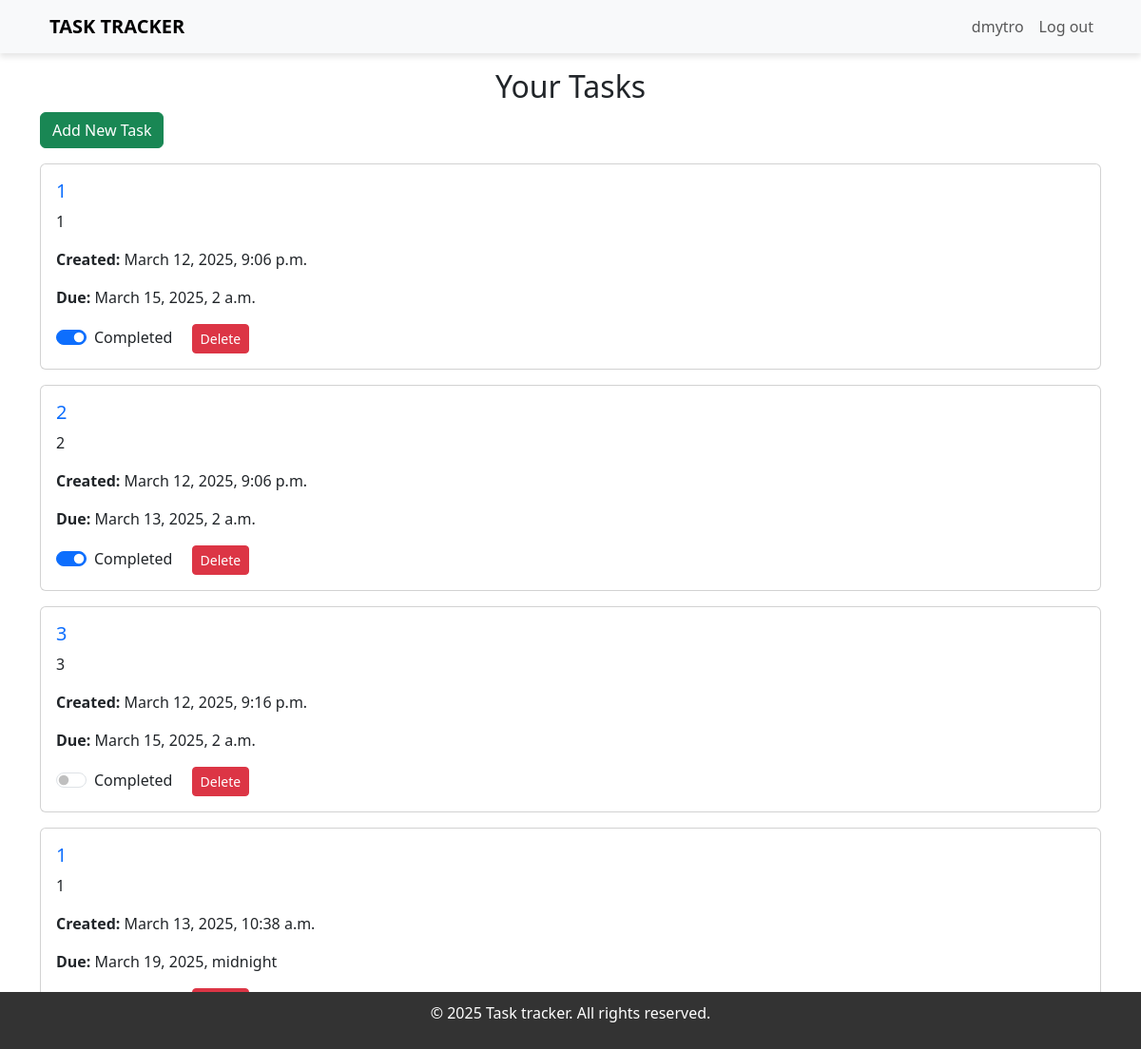
The app's page /tasks/ (signed in) with its own data.
### main/models.py (models this page shows, shortened)
class Task(models.Model):
    title = models.CharField(max_length=200)
    description = models.TextField()
    created_at = models.DateTimeField(auto_now_add=True)
    updated_at = models.DateTimeField(auto_now=True)
    due_date = models.DateTimeField(null=True, blank=True)
    is_completed = models.BooleanField(default=False)
    user = models.ForeignKey(User, on_delete=models.CASCADE)

### main/views.py (the view)
# urls.py: path('tasks/', views.tasks_view, name='tasks'),
@login_required
def tasks_view(request):
    tasks = Task.objects.filter(user=request.user)
    return render(request, 'main/tasks.html', {'tasks': tasks})

### main/templates/main/tasks.html (shortened to what this page needs)
{% extends 'main/home.html' %}
{% block content %}
    <h2 class="text-center mt-3">Your Tasks</h2>
    <a href="{% url 'add_task' %}" class="btn btn-success mb-3">Add New Task</a>
    <div class="task-list">
        {% for task in tasks %}
            <div class="card mb-3">
                <div class="card-body">
                    <h5 class="card-title">
                        <a href="{% url 'task_detail' task.id %}" class="text-decoration-none">{{ task.title }}</a>
                    </h5>
                    <p class="card-text">{{ task.description }}</p>
                    <p><strong>Created:</strong> {{ task.created_at }}</p>
                    {% if task.due_date %} <p><strong>Due:</strong> {{ task.due_date }}</p> {% endif %}
                    <form action="{% url 'toggle_task' task.id %}" method="POST" class="d-inline-block">
                        <div class="form-check form-switch">
                            <input class="form-check-input" type="checkbox" name="is_completed" id="task-{{ task.id }}"
                                   onchange="this.form.submit()" {% if task.is_completed %}checked{% endif %}>
                            <label class="form-check-label" for="task-{{ task.id }}">
                                Completed
                            </label>
                        </div>
                    </form>
                    <form action="{% url 'delete_task' task.id %}" method="POST" class="d-inline-block">
                        <button type="submit" class="btn btn-danger btn-sm ms-3">Delete</button>
                    </form>
                </div>
            </div>
        {% empty %}
            <p>No tasks yet.</p>
        {% endfor %}
    </div>
{% endblock %}

### main/templates/main/home.html (shortened to what this page needs)
{% load static %}
<!DOCTYPE html>
<html lang="uk">
<head>
    <link rel="stylesheet" href="{% static 'css/base.css' %}">
    <link rel="stylesheet" href="https://cdn.jsdelivr.net/npm/bootstrap@5.3.0/dist/css/bootstrap.min.css">
</head>
<body>
    <div class="content-wrapper">
        <nav class="navbar navbar-expand-lg navbar-light bg-light">
            <div class="container">
                <a class="navbar-brand" href="{% url 'home' %}">Task Tracker</a>
                <div class="collapse navbar-collapse">
                    <ul class="navbar-nav ms-auto">
                        {% if user.is_authenticated %}
                            <li class="nav-item"><span class="nav-link">{{ user.username }}</span></li>
                            <form action="{% url 'logout' %}" method="post" style="display:inline;">
                                <button type="submit" class="btn btn-link nav-link">Log out</button>
                            </form>
                        {% else %}
                            <li class="nav-item"><a class="nav-link" href="{% url 'login' %}">Log in</a></li>
                            <li class="nav-item"><a class="nav-link" href="{% url 'register' %}">Registration</a></li>
                        {% endif %}
                    </ul>
                </div>
            </div>
        </nav>
        <div class="container">
            {% block content %}{% endblock %}
        </div>
        <footer>
            <div class="container">
                <p>© 2025 Task tracker. All rights reserved.</p>
            </div>
        </footer>
    </div>
</body>
</html>

### static/css/base.css (style rules this page uses)
html, body { height: 100%; margin: 0; }
body { font-family: Arial, sans-serif; background-color: #f4f4f9; }
.navbar { background-color: #008cff; box-shadow: 0 4px 6px rgba(0, 0, 0, 0.1); }
.navbar-brand { color: #fff; font-size: 24px; text-transform: uppercase; font-weight: bold; padding-left: 10px; padding-right: 10px; }
.content-wrapper { display: flex; flex-direction: column; height: 100%; }
.container { flex-grow: 1; }
footer { position: fixed; bottom: 0; width: 100%; text-align: center; padding: 10px 0; background-color: #333; color: white; }

### records on screen
Task: title "1", description "1", created_at "March 12, 2025, 9:06 p.m.", due_date "March 15, 2025, 2 a.m.", is_completed "☑"
Task: title "2", description "2", created_at "March 12, 2025, 9:06 p.m.", due_date "March 13, 2025, 2 a.m.", is_completed "☑"
Task: title "3", description "3", created_at "March 12, 2025, 9:16 p.m.", due_date "March 15, 2025, 2 a.m."
Task: title "1", description "1", created_at "March 13, 2025, 10:38 a.m.", due_date "March 19, 2025, midnight"

### other values on screen
{{ user.username }} "dmytro"
